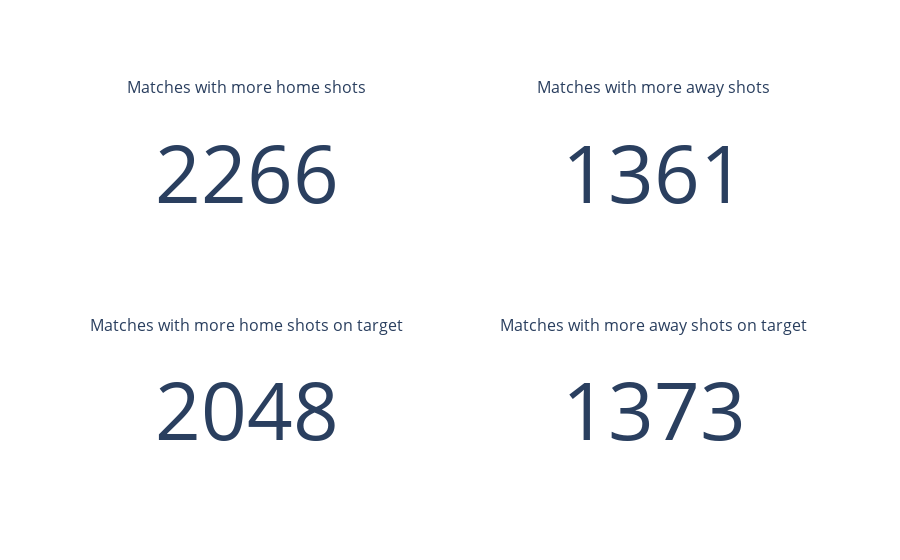

Here is the notebook cell this chart was saved with:
### Code cell
fig = make_subplots(
    rows=2,
    cols=2,
    subplot_titles=('Matches with more home shots','Matches with more away shots',
                    'Matches with more home shots on target','Matches with more away shots on target'),
    specs=[[{'type': 'indicator'}, {'type': 'indicator'}],
          [ {'type': 'indicator'}, {'type': 'indicator'}]]
)

fig.add_trace(
    go.Indicator(mode="number", value=homeShotsGames),
    row=1,
    col=1,
)

fig.add_trace(
    go.Indicator(mode="number", value=awayShotsGames),
    row=1,
    col=2,
)

fig.add_trace(
    go.Indicator(mode="number", value=homeShotsOnTargetGames),
    row=2,
    col=1,
)

fig.add_trace(
    go.Indicator(mode="number", value=awayShotsOnTargetGames),
    row=2,
    col=2,
)

### Figure 1 — Plotly figure (JSON) as saved in the notebook; plotly's stock layout.template omitted (floating-point values rounded to 4 significant figures)
{"data": [{"domain": {"x": [0, 0.45], "y": [0.625, 1]}, "mode": "number", "type": "indicator", "value": 2266}, {"domain": {"x": [0.55, 1], "y": [0.625, 1]}, "mode": "number", "type": "indicator", "value": 1361}, {"domain": {"x": [0, 0.45], "y": [0, 0.375]}, "mode": "number", "type": "indicator", "value": 2048}, {"domain": {"x": [0.55, 1], "y": [0, 0.375]}, "mode": "number", "type": "indicator", "value": 1373}], "layout": {"annotations": [{"font": {"size": 16}, "showarrow": false, "text": "Matches with more home shots", "x": 0.225, "xanchor": "center", "xref": "paper", "y": 1, "yanchor": "bottom", "yref": "paper"}, {"font": {"size": 16}, "showarrow": false, "text": "Matches with more away shots", "x": 0.775, "xanchor": "center", "xref": "paper", "y": 1, "yanchor": "bottom", "yref": "paper"}, {"font": {"size": 16}, "showarrow": false, "text": "Matches with more home shots on target", "x": 0.225, "xanchor": "center", "xref": "paper", "y": 0.375, "yanchor": "bottom", "yref": "paper"}, {"font": {"size": 16}, "showarrow": false, "text": "Matches with more away shots on target", "x": 0.775, "xanchor": "center", "xref": "paper", "y": 0.375, "yanchor": "bottom", "yref": "paper"}]}}
